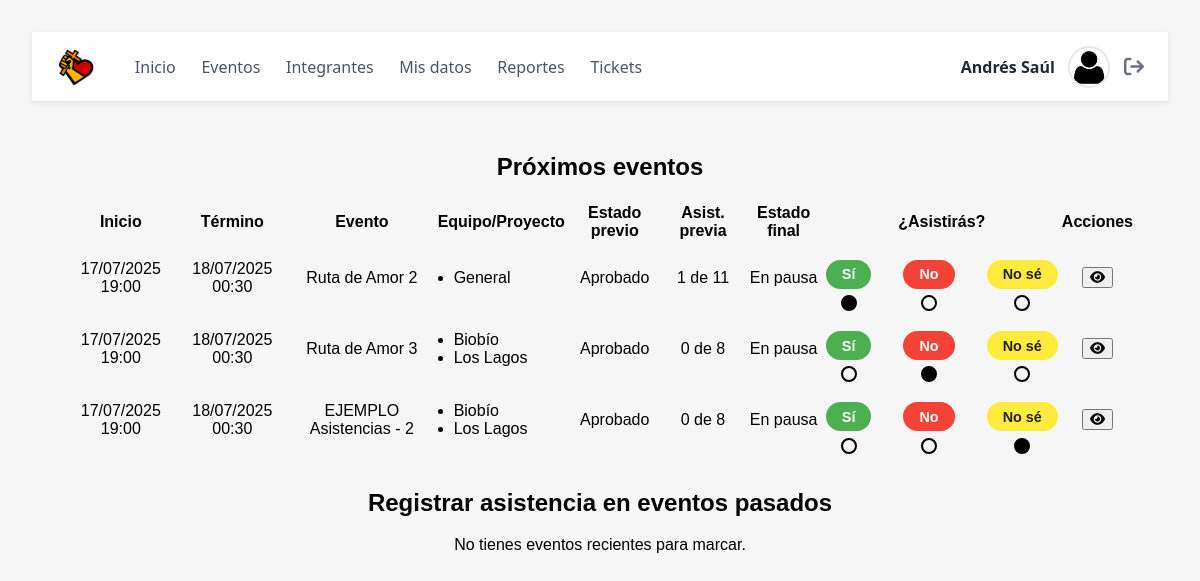
Page /home.php (signed in) on the committed database.
### tables this page shows
CREATE TABLE `usuarios` (
  `id_usuario` int(11) NOT NULL,
  `nombres` varchar(60) NOT NULL,
  `apellido_paterno` varchar(30) NOT NULL,
  `apellido_materno` varchar(30) DEFAULT NULL,
  `foto_perfil` varchar(255) DEFAULT NULL,
  `fecha_nacimiento` date DEFAULT NULL,
  `rut_dni` varchar(13) NOT NULL,
  `id_pais` int(11) NOT NULL,
  `id_region_estado` int(11) DEFAULT NULL,
  `id_ciudad_comuna` int(11) DEFAULT NULL,
  `direccion` varchar(255) DEFAULT NULL,
  `iglesia_ministerio` varchar(255) DEFAULT NULL,
  `profesion_oficio_estudio` varchar(255) DEFAULT NULL,
  `password` varchar(255) DEFAULT NULL,
  `fecha_registro` date NOT NULL,
  `ultima_actualizacion` timestamp NULL DEFAULT NULL
);

CREATE TABLE `eventos` (
  `id_evento` int(11) NOT NULL,
  `nombre_evento` varchar(100) NOT NULL,
  `lugar` varchar(100) DEFAULT NULL,
  `descripcion` text DEFAULT NULL,
  `observacion` text DEFAULT NULL,
  `id_estado_previo` int(11) DEFAULT NULL,
  `id_estado_final` int(11) DEFAULT NULL,
  `id_tipo` int(11) DEFAULT NULL,
  `encargado` int(11) DEFAULT NULL,
  `es_general` tinyint(1) DEFAULT 0,
  `boleteria_activa` tinyint(1) DEFAULT NULL COMMENT '1 = boletería habilitada; 0/NULL = deshabilitada',
  `fecha_hora_inicio` timestamp NULL DEFAULT NULL,
  `fecha_hora_termino` timestamp NULL DEFAULT NULL
);

CREATE TABLE `estados_previos_eventos` (
  `id_estado_previo` int(11) NOT NULL,
  `nombre_estado_previo` varchar(20) NOT NULL
);

CREATE TABLE `estados_finales_eventos` (
  `id_estado_final` int(11) NOT NULL,
  `nombre_estado_final` varchar(20) NOT NULL
);

### lib_auth.php (called while the page is built, shortened)
<?php
function user_is_lider_nac(PDO $pdo,int $uid): bool {
    $q = $pdo->prepare(
        "SELECT 1 FROM integrantes_equipos_proyectos
         WHERE id_usuario=? AND id_equipo_proyecto=1 LIMIT 1");
    $q->execute([$uid]);
    return (bool)$q->fetchColumn();
}
function user_can_use_reports(PDO $pdo,int $uid): bool {
    return user_is_lider_nac($pdo,$uid) || user_is_privileged($pdo,$uid);
}

### home.php (the view, shortened to what this page needs)
<?php
require 'conexion.php';
$id_usuario = $_SESSION['id_usuario'];
$stmtTeams = $pdo->prepare("
  SELECT id_equipo_proyecto
    FROM integrantes_equipos_proyectos
   WHERE id_usuario = ?
");
$stmtTeams->execute([$id_usuario]);
$userTeamIds = $stmtTeams->fetchAll(PDO::FETCH_COLUMN);
$placeholders = implode(',', array_fill(0, count($userTeamIds), '?'));
$stmtUp = $pdo->prepare($sqlUp);
$stmtUp->execute($userTeamIds);
$upcomingEvents = $stmtUp->fetchAll(PDO::FETCH_ASSOC);
?>
<!DOCTYPE html>
<html lang="es">
<head>
  <link rel="stylesheet" href="styles/main.css">
  <link rel="stylesheet" href="https://cdnjs.cloudflare.com/ajax/libs/font-awesome/6.4.0/css/all.min.css">
</head>
<body>
  <?php require_once 'navegador.php'; ?>
  <main style="padding:2rem">
    <section id="upcoming-attendance" style="margin-bottom:2rem">
      <h2>Próximos eventos</h2>
      <?php if (empty($upcomingEvents)): ?>
        <p>No tienes próximos eventos.</p>
      <?php else: ?>
        <div class="table-responsive">
          <table>
            <thead>
              <tr>
                <th>Inicio</th><th>Término</th><th>Evento</th>
                <th>Equipo/Proyecto</th><th>Estado previo</th>
                <th>Asist. previa</th><th>Estado final</th>
                <th>¿Asistirás?</th><th>Acciones</th>
              </tr>
            </thead>
            <tbody>
              <?php
                $dias = [
                  '0'=>'Domingo','1'=>'Lunes','2'=>'Martes','3'=>'Miércoles',
                  '4'=>'Jueves','5'=>'Viernes','6'=>'Sábado'
                ];
              ?>
              <?php foreach ($upcomingEvents as $ev):
                $fi_raw = $ev['fecha_hora_inicio'] ?? null;
                $fi = $fi_raw
                  ? date('d/m/Y H:i', strtotime($fi_raw))
                  : '—';
                $ft_raw = $ev['fecha_hora_termino'] ?? null;
                $ft = $ft_raw
                  ? date('d/m/Y H:i', strtotime($ft_raw))
                  : '—';
                $nombre   = htmlspecialchars($ev['nombre_evento'] ?? '', ENT_QUOTES);
                $lugar    = htmlspecialchars($ev['lugar']          ?? '', ENT_QUOTES);
                $desc     = htmlspecialchars($ev['descripcion']    ?? '', ENT_QUOTES);
                $obs      = htmlspecialchars($ev['observacion']    ?? '', ENT_QUOTES);
                $previo   = htmlspecialchars($ev['nombre_estado_previo'] ?? '', ENT_QUOTES);
                $final    = htmlspecialchars($ev['nombre_estado_final']  ?? '', ENT_QUOTES);
                $cnt_pres = (int)($ev['cnt_presente']      ?? 0);
                $cnt_tot  = (int)($ev['total_integrantes'] ?? 0);
                $rawTeams = $ev['equipos'] ?? '';
                $teams    = array_filter(array_map('trim', explode(',', $rawTeams)));
                $stmtA = $pdo->prepare("
                  SELECT id_estado_previo_asistencia
                    FROM asistencias
                   WHERE id_usuario = ?
                     AND id_evento  = ?
                ");
                $stmtA->execute([$id_usuario, $ev['id_evento']]);
                $current = (int)$stmtA->fetchColumn();
              ?>
              <tr>
                <td><?= $fi ?></td>
                <td><?= $ft ?></td>
                <td><?= $nombre ?></td>
                <td>
                  <ul class="equipos-list">
                    <?php if (empty($teams)): ?>
                      <li>General</li>
                    <?php else: ?>
                      <?php foreach ($teams as $t): ?>
                        <li><?= htmlspecialchars($t, ENT_QUOTES) ?></li>
                      <?php endforeach; ?>
                    <?php endif; ?>
                  </ul>
                </td>
                <td><?= $previo ?></td>
                <td><?= "{$cnt_pres} de {$cnt_tot}" ?></td>
                <td><?= $final ?></td>
                <td>
                  <div class="attendance-options" data-event-id="<?= $ev['id_evento'] ?>">
                    <?php
                      $labels = [1=>'Sí', 2=>'No', 3=>'No sé'];
                      for ($i=1; $i<=3; $i++):
                        $sel = $current === $i ? 'selected' : '';
                    ?>
                      <label class="att-item att-<?= $i ?> <?= $sel ?>">
                        <span class="pill"><?= $labels[$i] ?></span>
                        <span class="circle"></span>
                      </label>
                    <?php endfor; ?>
                  </div>
                </td>
                <td class="actions">
                  <?php
                    $fi_lbl = $dias[date('w', strtotime($fi_raw))] . ' ' . date('d', strtotime($fi_raw)) . ' | ' . date('H.i', strtotime($fi_raw)) . ' horas';
                    $ft_lbl = $dias[date('w', strtotime($ft_raw))] . ' ' . date('d', strtotime($ft_raw)) . ' | ' . date('H.i', strtotime($ft_raw)) . ' horas';
                  ?>
                  <button
                    class="action-btn detail-btn"
                    title="Ver detalles"
                    data-fi="<?= $fi_lbl ?>"
                    data-ft="<?= $ft_lbl ?>"
                    data-nombre="<?= $nombre ?>"
                    data-lugar="<?= $lugar ?>"
                    data-descripcion="<?= $desc ?>"
                    data-equipos="<?= htmlspecialchars($rawTeams ?: 'General', ENT_QUOTES) ?>"
                    data-previo="<?= $previo ?>"
                    data-asist="<?= "{$cnt_pres} de {$cnt_tot}" ?>"
                    data-encargado="<?= htmlspecialchars($ev['encargado_nombre_completo'] ?? '', ENT_QUOTES) ?>"
                    data-tipo="<?= htmlspecialchars($ev['nombre_tipo'] ?? '', ENT_QUOTES) ?>"
                    data-observacion="<?= $obs ?>"
                    data-can-see-observacion="<?= $ev['show_observacion'] ? '1':'0' ?>"
                    data-final="<?= $final ?>"
                  ><i class="fas fa-eye"></i></button>
                </td>
              </tr>
              <?php endforeach; ?>
            </tbody>
          </table>
        </div>
      <?php endif; ?>
    </section>
    <?php
      $placeholders = implode(',', array_fill(0, count($userTeamIds), '?'));
      $sqlPast = "
        SELECT
          e.id_evento,
          e.nombre_evento,
          e.lugar,
          e.fecha_hora_inicio,
          e.fecha_hora_termino,
          CASE
            WHEN e.es_general = 1 THEN 'General'
            ELSE GROUP_CONCAT(DISTINCT epj.nombre_equipo_proyecto SEPARATOR ', ')
          END AS equipos
        FROM eventos e
        LEFT JOIN equipos_proyectos_eventos AS user_epe
          ON e.id_evento = user_epe.id_evento
        AND user_epe.id_equipo_proyecto IN ($placeholders)
        LEFT JOIN equipos_proyectos_eventos AS all_epe
          ON e.id_evento = all_epe.id_evento
        LEFT JOIN equipos_proyectos AS epj
          ON all_epe.id_equipo_proyecto = epj.id_equipo_proyecto
        WHERE
          e.fecha_hora_inicio   <= NOW()                           -- ya empezó
          AND e.fecha_hora_termino >= DATE_SUB(NOW(), INTERVAL 1 DAY) -- no terminó hace más de 24 h
          AND e.id_estado_previo   = 1
          AND e.id_estado_final   NOT IN (5,6)
          AND (
            user_epe.id_equipo_proyecto IS NOT NULL
            OR e.es_general = 1
          )
        GROUP BY e.id_evento
        ORDER BY e.fecha_hora_termino DESC
      ";
      $stmtPast = $pdo->prepare($sqlPast);
      $stmtPast->execute($userTeamIds);
      $pastEvents = $stmtPast->fetchAll(PDO::FETCH_ASSOC);
    ?>
    <section id="past-attendance" style="margin-bottom:2rem">
      <h2>Registrar asistencia en eventos pasados</h2>
      <?php if (empty($pastEvents)): ?>
        <p>No tienes eventos recientes para marcar.</p>
      <?php endif; ?>
    </section>
  </main>
</body>
</html>

### navegador.php (shortened to what this page needs)
<?php
require_once __DIR__.'/lib_auth.php';
$uid = (int)$_SESSION['id_usuario'];
$stmt = $pdo->prepare("
    SELECT nombres, foto_perfil
      FROM usuarios
     WHERE id_usuario = :id
     LIMIT 1");
$stmt->execute([':id' => $uid]);
$user = $stmt->fetch(PDO::FETCH_ASSOC) ?: ['nombres'=>'','foto_perfil'=>''];
$fotoNav = trim((string)($user['foto_perfil'] ?? '')) ?: 'uploads/fotos/default.png';
?>
<link rel="stylesheet"
      href="https://cdnjs.cloudflare.com/ajax/libs/font-awesome/6.5.0/css/all.min.css">
<nav>
  <div class="menu">
    <a class="logo" href="home.php">
      <img src="images/LogoEC.png" alt="Logo Evangelio Creativo">
    </a>
    <a href="home.php">Inicio</a>
    <a href="eventos.php">Eventos</a>
    <a href="integrantes.php">Integrantes</a>
    <a href="ver_mis_datos.php">Mis datos</a>
    <?php if (user_can_use_reports($pdo,$uid)): ?>
        <a href="reportes.php">Reportes</a>
    <?php endif; ?>
    <a href="tickets.php">Tickets</a>
  </div>
  <div class="perfil">
    <span id="nombre-usuario"><?= htmlspecialchars($user['nombres']) ?></span>
    <img id="foto-perfil-nav"
         src="<?= htmlspecialchars($fotoNav) ?>"
         alt="Foto de <?= htmlspecialchars($user['nombres']) ?>">
    <a href="#" id="logout" title="Cerrar sesión">
      <i class="fa-solid fa-arrow-right-from-bracket"></i>
    </a>
  </div>
</nav>

### styles/main.css (style rules this page uses)
:root { --color-fondo: #fcf4ef; --color-header: #333; --color-texto: #fff; --color-enlace: #FF5733; --color-enlace-hover: #FF4500; --color-boton: #4CAF50; --color-boton-hover: #45a049; --color-titulo: #FF5733; --color-subtitulo: #FF4500; }
body { font-family: Arial, sans-serif; margin: 0; padding: 0; }
main { padding: 0px; text-align: center; }

### home.php (style rules this page uses)
nav { background: #f0f0f0; padding: 1rem; display: flex; justify-content: space-between; align-items: center; flex-wrap: wrap; }
nav .menu { display: flex; flex-wrap: wrap; gap: 1rem; align-items: center; }
nav a { text-decoration: none; color: #222; font-weight: bold; }
.perfil { display: flex; align-items: center; gap: .5rem; }
.perfil img { width: 32px; height: 32px; border-radius: 50%; object-fit: cover; }
body { font-family: sans-serif; background: #f6f6f6; margin: 0; padding: 2rem; }
.attendance-options { display: flex; gap: 2rem; justify-content: center; margin-top: 1rem; }
.att-item { display: flex; flex-direction: column; align-items: center; cursor: pointer; }
.att-item .pill { padding: .4rem 1rem; border-radius: 9999px; color: #fff; font-weight: bold; margin-bottom: .4rem; font-size: .9rem; white-space: nowrap; }
.att-1 .pill { background: #4CAF50; }
.att-2 .pill { background: #F44336; }
.att-3 .pill { background: #FFEB3B; color: #222; }
.att-item .circle { width: 16px; height: 16px; border: 2px solid currentColor; border-radius: 50%; box-sizing: border-box; }
.att-item.selected .circle { background: currentColor; }
.equipos-list { margin: 0; padding-left: 1rem; list-style: disc outside; text-align: left; }

### navegador.php (style rules this page uses)
:root { --nav-bg : #ffffff; --nav-text : #4b5563; --nav-text-hov : #374151; --nav-accent : #667eea; --nav-accent-2 : #764ba2; }
nav { position:sticky; top:0; z-index:1000; display:flex; justify-content:space-between; align-items:center; padding:.85rem 1.5rem; background:var(--nav-bg); box-shadow:0 2px 6px rgba(0,0,0,.08); font-family:'Poppins',system-ui,sans-serif; }
nav .menu { display:flex; align-items:center; gap:1.6rem; }
nav .menu a { display:inline-flex; align-items:center; }
nav .menu a { text-decoration:none; color:var(--nav-text); font-weight:500; position:relative; transition:color .22s; }
nav .menu a::after { content:''; position:absolute; left:0; bottom:-6px; width:0; height:2px; border-radius:2px; background:linear-gradient(90deg,var(--nav-accent),var(--nav-accent-2)); transition:width .25s; }
.perfil { display:flex; align-items:center; gap:.85rem; }
.perfil span { font-weight:600; color:#1f2937; }
.perfil img { width:38px; height:38px; object-fit:cover; border-radius:50%; border:2px solid #e5e7eb; }
#logout { display:flex; align-items:center; justify-content:center; font-size:1.25rem; color:#6b7280; transition:color .2s, transform .2s; }
nav .logo { display:flex; align-items:center; margin-right:.8rem; }
nav .logo img { height:36px; transition:transform .45s ease, filter .45s ease; transform-origin:center; }

### rows in the picture
usuarios: nombres "Andrés Saúl"
eventos: fecha_hora_inicio "17/07/2025 19:00", fecha_hora_termino "18/07/2025 00:30", nombre_evento "Ruta de Amor 2", shows "General", id_estado_previo.nombre_estado_previo "Aprobado", cnt_pres "1", cnt_tot "11", id_estado_final.nombre_estado_final "En pausa", i "Sí", i "No", i "No sé"
eventos: fecha_hora_inicio "17/07/2025 19:00", fecha_hora_termino "18/07/2025 00:30", nombre_evento "Ruta de Amor 3", t "Biobío", t "Los Lagos", id_estado_previo.nombre_estado_previo "Aprobado", cnt_pres "0", cnt_tot "8", id_estado_final.nombre_estado_final "En pausa", i "Sí", i "No", i "No sé"
eventos: fecha_hora_inicio "17/07/2025 19:00", fecha_hora_termino "18/07/2025 00:30", nombre_evento "EJEMPLO Asistencias - 2", t "Biobío", t "Los Lagos", id_estado_previo.nombre_estado_previo "Aprobado", cnt_pres "0", cnt_tot "8", id_estado_final.nombre_estado_final "En pausa", i "Sí", i "No", i "No sé"
